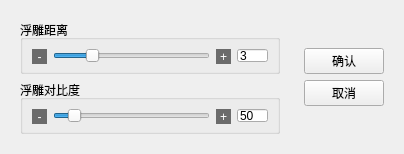
<?xml version="1.0" encoding="UTF-8"?>
<ui version="4.0">
 <class>ui_emboss</class>
 <widget class="QDialog" name="ui_emboss">
  <property name="geometry">
   <rect>
    <x>0</x>
    <y>0</y>
    <width>404</width>
    <height>150</height>
   </rect>
  </property>
  <property name="windowTitle">
   <string>Dialog</string>
  </property>
  <layout class="QHBoxLayout" name="horizontalLayout">
   <item>
    <widget class="QWidget" name="widget_2" native="true">
     <layout class="QVBoxLayout" name="verticalLayout_2">
      <item>
       <widget class="QGroupBox" name="groupBox">
        <property name="sizePolicy">
         <sizepolicy hsizetype="Preferred" vsizetype="Maximum">
          <horstretch>0</horstretch>
          <verstretch>0</verstretch>
         </sizepolicy>
        </property>
        <property name="maximumSize">
         <size>
          <width>16777215</width>
          <height>54</height>
         </size>
        </property>
        <property name="title">
         <string>浮雕距离</string>
        </property>
        <layout class="QGridLayout" name="gridLayout">
         <item row="0" column="0">
          <widget class="QToolButton" name="minus">
           <property name="minimumSize">
            <size>
             <width>15</width>
             <height>15</height>
            </size>
           </property>
           <property name="maximumSize">
            <size>
             <width>15</width>
             <height>15</height>
            </size>
           </property>
           <property name="styleSheet">
            <string notr="true">background-color: rgb(107, 107, 107);
color:white;
border:0px;</string>
           </property>
           <property name="text">
            <string>-</string>
           </property>
          </widget>
         </item>
         <item row="0" column="1">
          <widget class="QSlider" name="dis">
           <property name="minimum">
            <number>1</number>
           </property>
           <property name="maximum">
            <number>10</number>
           </property>
           <property name="value">
            <number>3</number>
           </property>
           <property name="orientation">
            <enum>Qt::Horizontal</enum>
           </property>
          </widget>
         </item>
         <item row="0" column="2">
          <widget class="QToolButton" name="plus">
           <property name="sizePolicy">
            <sizepolicy hsizetype="Fixed" vsizetype="Fixed">
             <horstretch>0</horstretch>
             <verstretch>0</verstretch>
            </sizepolicy>
           </property>
           <property name="minimumSize">
            <size>
             <width>15</width>
             <height>15</height>
            </size>
           </property>
           <property name="maximumSize">
            <size>
             <width>15</width>
             <height>15</height>
            </size>
           </property>
           <property name="styleSheet">
            <string notr="true">background-color: rgb(107, 107, 107);
color:white;
border:0px;</string>
           </property>
           <property name="text">
            <string>+</string>
           </property>
          </widget>
         </item>
         <item row="0" column="3">
          <widget class="QLineEdit" name="lineEdit">
           <property name="sizePolicy">
            <sizepolicy hsizetype="Maximum" vsizetype="Maximum">
             <horstretch>0</horstretch>
             <verstretch>0</verstretch>
            </sizepolicy>
           </property>
           <property name="maximumSize">
            <size>
             <width>31</width>
             <height>16777215</height>
            </size>
           </property>
           <property name="text">
            <string>3</string>
           </property>
          </widget>
         </item>
        </layout>
       </widget>
      </item>
      <item>
       <widget class="QGroupBox" name="groupBox_2">
        <property name="sizePolicy">
         <sizepolicy hsizetype="Preferred" vsizetype="Maximum">
          <horstretch>0</horstretch>
          <verstretch>0</verstretch>
         </sizepolicy>
        </property>
        <property name="maximumSize">
         <size>
          <width>16777215</width>
          <height>54</height>
         </size>
        </property>
        <property name="title">
         <string>浮雕对比度</string>
        </property>
        <layout class="QGridLayout" name="gridLayout_2">
         <item row="0" column="0">
          <widget class="QToolButton" name="cminus">
           <property name="minimumSize">
            <size>
             <width>15</width>
             <height>15</height>
            </size>
           </property>
           <property name="maximumSize">
            <size>
             <width>15</width>
             <height>15</height>
            </size>
           </property>
           <property name="styleSheet">
            <string notr="true">background-color: rgb(107, 107, 107);
color:white;
border:0px;</string>
           </property>
           <property name="text">
            <string>-</string>
           </property>
          </widget>
         </item>
         <item row="0" column="1">
          <widget class="QSlider" name="contrast">
           <property name="minimum">
            <number>1</number>
           </property>
           <property name="maximum">
            <number>500</number>
           </property>
           <property name="value">
            <number>50</number>
           </property>
           <property name="orientation">
            <enum>Qt::Horizontal</enum>
           </property>
          </widget>
         </item>
         <item row="0" column="2">
          <widget class="QToolButton" name="cplus">
           <property name="sizePolicy">
            <sizepolicy hsizetype="Fixed" vsizetype="Fixed">
             <horstretch>0</horstretch>
             <verstretch>0</verstretch>
            </sizepolicy>
           </property>
           <property name="minimumSize">
            <size>
             <width>15</width>
             <height>15</height>
            </size>
           </property>
           <property name="maximumSize">
            <size>
             <width>15</width>
             <height>15</height>
            </size>
           </property>
           <property name="styleSheet">
            <string notr="true">background-color: rgb(107, 107, 107);
color:white;
border:0px;</string>
           </property>
           <property name="text">
            <string>+</string>
           </property>
          </widget>
         </item>
         <item row="0" column="3">
          <widget class="QLineEdit" name="clineEdit">
           <property name="sizePolicy">
            <sizepolicy hsizetype="Maximum" vsizetype="Maximum">
             <horstretch>0</horstretch>
             <verstretch>0</verstretch>
            </sizepolicy>
           </property>
           <property name="maximumSize">
            <size>
             <width>31</width>
             <height>16777215</height>
            </size>
           </property>
           <property name="text">
            <string>50</string>
           </property>
          </widget>
         </item>
        </layout>
       </widget>
      </item>
     </layout>
    </widget>
   </item>
   <item>
    <widget class="QWidget" name="widget" native="true">
     <property name="sizePolicy">
      <sizepolicy hsizetype="Fixed" vsizetype="Fixed">
       <horstretch>0</horstretch>
       <verstretch>0</verstretch>
      </sizepolicy>
     </property>
     <layout class="QVBoxLayout" name="verticalLayout">
      <item>
       <widget class="QPushButton" name="ok_button">
        <property name="enabled">
         <bool>true</bool>
        </property>
        <property name="text">
         <string>确认</string>
        </property>
        <property name="autoDefault">
         <bool>false</bool>
        </property>
       </widget>
      </item>
      <item>
       <widget class="QPushButton" name="cancel_button">
        <property name="text">
         <string>取消</string>
        </property>
        <property name="autoDefault">
         <bool>false</bool>
        </property>
       </widget>
      </item>
     </layout>
    </widget>
   </item>
  </layout>
 </widget>
 <resources/>
 <connections/>
</ui>
